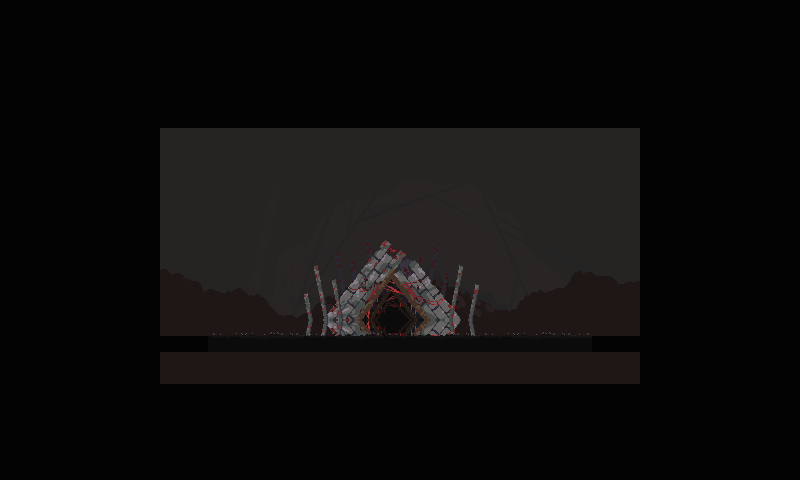

The image is a tile-based game level rendered from a .tmx file. Its description and source (layers, tilesets, objects; grid data summarised) follow:
An orthogonal 50x30 tile map with 16x16 px tiles, 13 tile layers (Background, TileLayer7, TileLayer2, Trees, ...), 5 hidden layers not drawn, 14 tilesets and 7 objects (3x Wall, LevelBoss_A, Platform).

<map version="1.9" tiledversion="1.9.2" orientation="orthogonal" renderorder="right-down" width="50" height="30" tilewidth="16" tileheight="16" infinite="0" nextlayerid="52" nextobjectid="98">
 <editorsettings>
  <chunksize width="32" height="32" />
  <export target="levelBoss.lua" format="lua" />
 </editorsettings>
 <tileset firstgid="1" name="Blood Temple Tileset" tilewidth="16" tileheight="16" tilecount="256" columns="16">
  <image source="Blood Temple Tileset.png" width="256" height="256" />
 </tileset>
 <tileset firstgid="257" name="DARK Tileset No background" tilewidth="16" tileheight="16" tilecount="288" columns="18">
  <image source="DARK Tileset No background.png" width="288" height="256" />
 </tileset>
 <tileset firstgid="545" name="DARK Tileset with background" tilewidth="16" tileheight="16" tilecount="288" columns="18">
  <image source="DARK Tileset with background.png" width="288" height="256" />
 </tileset>
 <tileset firstgid="833" name="Bonus Tileset" tilewidth="16" tileheight="16" tilecount="260" columns="20">
  <image source="Bonus Tileset.png" width="320" height="208" />
 </tileset>
 <tileset firstgid="1093" name="teleport" tilewidth="189" tileheight="90" tilecount="72" columns="24">
  <image source="../sprites/teleports/teleport.png" width="4536" height="270" />
 </tileset>
 <tileset firstgid="1165" name="layer 7 - foreground" tilewidth="16" tileheight="16" tilecount="480" columns="30">
  <image source="Boss Room/layer 7 - foreground.png" width="480" height="270" />
 </tileset>
 <tileset firstgid="1645" name="layer 2" tilewidth="16" tileheight="16" tilecount="480" columns="30">
  <image source="Boss Room/layer 2.png" width="480" height="270" />
 </tileset>
 <tileset firstgid="2125" name="layer 3" tilewidth="16" tileheight="16" tilecount="480" columns="30">
  <image source="Boss Room/layer 3.png" width="480" height="270" />
 </tileset>
 <tileset firstgid="2605" name="layer 4" tilewidth="16" tileheight="16" tilecount="480" columns="30">
  <image source="Boss Room/layer 4.png" width="480" height="270" />
 </tileset>
 <tileset firstgid="3085" name="layer 5" tilewidth="16" tileheight="16" tilecount="480" columns="30">
  <image source="Boss Room/layer 5.png" width="480" height="270" />
 </tileset>
 <tileset firstgid="3565" name="layer 6 - tileset layer- should build your own" tilewidth="16" tileheight="16" tilecount="480" columns="30">
  <image source="Boss Room/layer 6 - tileset layer- should build your own.png" width="480" height="270" />
 </tileset>
 <tileset firstgid="4045" name="layer 1" tilewidth="16" tileheight="16" tilecount="480" columns="30">
  <image source="Boss Room/layer 1.png" width="480" height="270" />
 </tileset>
 <tileset firstgid="4525" name="bloody spikes triangle" tilewidth="16" tileheight="16" tilecount="55" columns="11">
  <image source="Entrances/bloody spikes triangle.png" width="191" height="83" />
 </tileset>
 <tileset firstgid="4580" name="ui(16x16)" tilewidth="16" tileheight="16" tilecount="357" columns="21">
  <image source="../menus/UI - Borders and HP/ui(16x16).png" width="336" height="272" />
 </tileset>
 <layer id="13" name="Background" width="50" height="30">
  <data>[1500 cells, 1500 non-empty, 484 distinct tile ids]</data>
 </layer>
 <layer id="51" name="TileLayer8" width="50" height="30" visible="0">
  <data>[1500 cells, 480 non-empty, 480 distinct tile ids]</data>
 </layer>
 <layer id="49" name="TileLayer7" width="50" height="30">
  <data>[1500 cells, 480 non-empty, 480 distinct tile ids]</data>
 </layer>
 <layer id="48" name="TileLayer6" width="50" height="30" visible="0">
  <data>[1500 cells, 480 non-empty, 480 distinct tile ids]</data>
 </layer>
 <layer id="45" name="TileLayer5" width="50" height="30" visible="0">
  <data>[1500 cells, 480 non-empty, 480 distinct tile ids]</data>
 </layer>
 <layer id="46" name="TileLayer4" width="50" height="30" visible="0">
  <data>[1500 cells, 480 non-empty, 480 distinct tile ids]</data>
 </layer>
 <layer id="47" name="TileLayer3" width="50" height="30" visible="0">
  <data>[1500 cells, 480 non-empty, 480 distinct tile ids]</data>
 </layer>
 <layer id="33" name="TileLayer2" width="50" height="30">
  <data>[1500 cells, 66 non-empty, 55 distinct tile ids]</data>
 </layer>
 <layer id="5" name="Trees" width="50" height="30">
  <data>[1500 cells, 0 non-empty, 0 distinct tile ids]</data>
 </layer>
 <layer id="40" name="Doors" width="50" height="30">
  <data>[1500 cells, 0 non-empty, 0 distinct tile ids]</data>
 </layer>
 <layer id="38" name="Webs" width="50" height="30">
  <data>[1500 cells, 0 non-empty, 0 distinct tile ids]</data>
 </layer>
 <layer id="44" name="Signs" width="50" height="30">
  <data>[1500 cells, 0 non-empty, 0 distinct tile ids]</data>
 </layer>
 <layer id="1" name="TileLayer1" width="50" height="30">
  <data>[1500 cells, 54 non-empty, 15 distinct tile ids]</data>
 </layer>
 <layer id="7" name="Posts" width="50" height="30">
  <data>[1500 cells, 0 non-empty, 0 distinct tile ids]</data>
 </layer>
 <layer id="32" name="Posts2" width="50" height="30">
  <data>[1500 cells, 0 non-empty, 0 distinct tile ids]</data>
 </layer>
 <layer id="37" name="Lights" width="50" height="30">
  <data>[1500 cells, 0 non-empty, 0 distinct tile ids]</data>
 </layer>
 <layer id="6" name="Fences" width="50" height="30">
  <data>[1500 cells, 0 non-empty, 0 distinct tile ids]</data>
 </layer>
 <layer id="36" name="Trees2" width="50" height="30">
  <data>[1500 cells, 51 non-empty, 1 distinct tile ids]</data>
 </layer>
 <objectgroup id="41" name="Boss">
  <object id="91" x="480" y="272" width="32" height="64" />
 </objectgroup>
 <objectgroup id="19" name="ArrivalDoors">
  <object id="92" name="LevelBoss_A" x="384" y="320" width="16" height="16">
   <properties>
    <property name="destinationDoor" value="LevelBoss_A" />
    <property name="destinationMap" value="LevelBoss" />
   </properties>
  </object>
 </objectgroup>
 <objectgroup id="14" name="Game_Start">
  <object id="93" x="352" y="320" width="16" height="16" />
 </objectgroup>
 <objectgroup id="2" name="Platforms" class="Platform">
  <object id="94" class="Platform" x="160" y="336" width="480" height="48" />
 </objectgroup>
 <objectgroup id="35" name="Walls">
  <object id="95" class="Wall" x="160" y="128" width="48" height="208" />
  <object id="96" class="Wall" x="592" y="128" width="48" height="208" />
  <object id="97" class="Wall" x="208" y="128" width="384" height="32" />
 </objectgroup>
</map>
